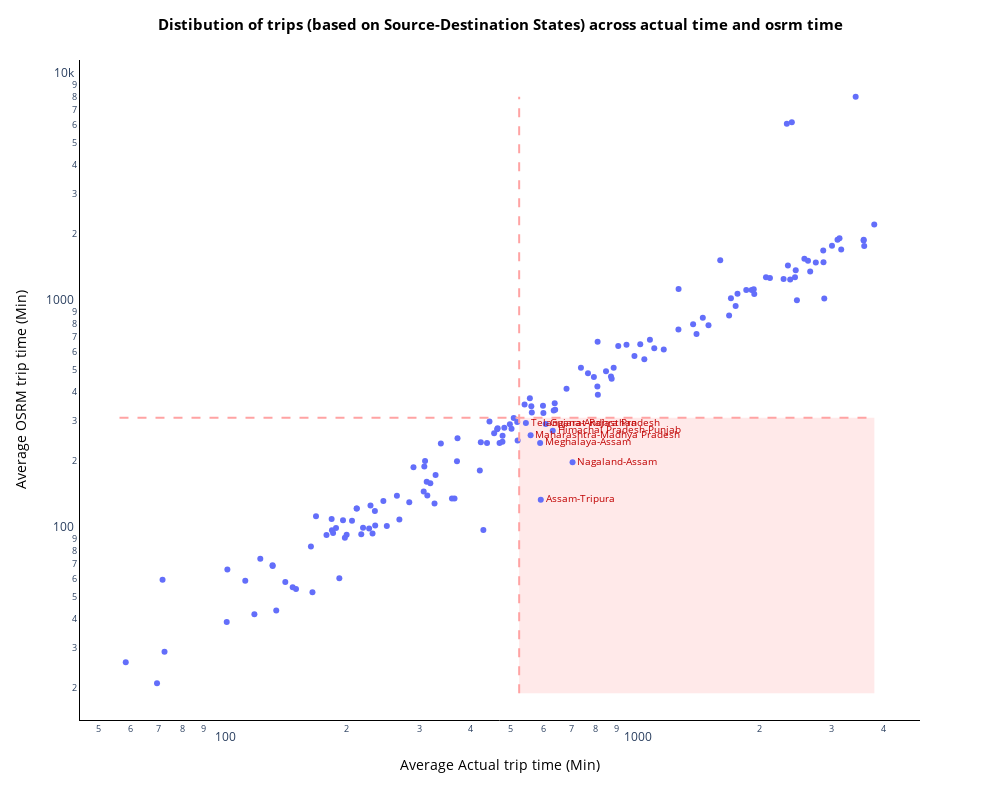

Here is the notebook cell this chart was saved with:
### Code cell
y0=t['avg_osrm_trip_time'].min()-2
y1=t['avg_osrm_trip_time'].max()+2

x0=t['avg_start_scan_to_end_scan_calculated'].min()-2
x1=t['avg_start_scan_to_end_scan_calculated'].max()+2
fig=px.scatter(
            data_frame=t
            , y='avg_osrm_trip_time'
            , x='avg_start_scan_to_end_scan_calculated'
            #, size='total_routes_scaled'
            #, color='Decline'
            #, color_discrete_map=color_map
            , height=800
            , width=1000
            , text='combo'
            ,log_y=True
            ,log_x=True
        )

fig.update_layout(paper_bgcolor='rgba(0,0,0,0)',plot_bgcolor='rgba(0,0,0,0)',
                  xaxis=dict(showgrid=False,title='Average Actual trip time (Min)'
                             #, range=[x0,x1+10]
                             #, tickvals=x_ticks
                             #, ticktext=["{}%".format(round(i*100,0)) for i in x_ticks]
                              
                            )
                  , xaxis_title_font=dict(color='black',size=14)
                  ,yaxis=dict(showgrid=False,title='Average OSRM trip time (Min)'
                            #, range=[y0-2,y1+2]
                            # , tickvals=y_ticks
                             #, ticktext=["${}".format(i) if i>=0 else "$({})".format(-1*i) for i in y_ticks]
                                )
                 , yaxis_title_font=dict(color='black',size=14)
                 , title={'text':'<b>Distibution of trips (based on Source-Destination States) across actual time and osrm time</b>'
                         , 'font':{'size':15,'color':'black'}}
                  ,title_x=0.5
                  #,legend=dict(title='',x=0.025,y=1,orientation='v',traceorder='normal')
                 )



fig.add_shape(type='line',x0=avg_time,y0=y0,x1=avg_time,y1=y1,line=dict(dash='dash',color='#FFA3A3'))
fig.add_shape(type='line',x0=x0,y0=avg_osrm_time,x1=x1,y1=avg_osrm_time,line=dict(dash='dash',color='#FFA3A3'))


fig.add_shape(type='path',path='M {} {} L {} {} L {} {} L {} {} Z'.format(avg_time,y0
                                                                       ,avg_time,avg_osrm_time
                                                                       ,x1,avg_osrm_time
                                                                       ,x1,y0)
               ,fillcolor='rgba(255,183,183,0.3)'
              ,layer='below',line=dict(width=0))

fig.update_traces( textfont_size=10,textposition='middle right',textfont_color='#C00000') #marker=dict(color=fraud_players['color'].values)
                 
fig.update_xaxes(showline=True,linewidth=1,linecolor='black')
fig.update_yaxes(showline=True,linewidth=1,linecolor='black')
#pio.write_image(fig,'Non_Efficient_states.png',scale=2)
fig.show()

### Figure 1 — Plotly figure (JSON) as saved in the notebook; plotly's stock layout.template omitted (floating-point values rounded to 4 significant figures; data arrays with more than 128 entries replaced by an {"elided": "..."} marker saying what was removed)
{"data": [{"hovertemplate": "avg_start_scan_to_end_scan_calculated=%{x}<br>avg_osrm_trip_time=%{y}<br>combo=%{text}<extra></extra>", "legendgroup": "", "marker": {"color": "#636efa", "symbol": "circle"}, "mode": "markers+text", "name": "", "orientation": "v", "showlegend": false, "text": {"elided": "149 str values"}, "textfont": {"color": "#C00000", "size": 10}, "textposition": "middle right", "type": "scatter", "x": {"elided": "149 float values"}, "xaxis": "x", "y": {"elided": "149 float values"}, "yaxis": "y"}], "layout": {"height": 800, "legend": {"tracegroupgap": 0}, "margin": {"t": 60}, "paper_bgcolor": "rgba(0, 0, 0, 0)", "plot_bgcolor": "rgba(0, 0, 0, 0)", "shapes": [{"line": {"color": "#FFA3A3", "dash": "dash"}, "type": "line", "x0": 523.9, "x1": 523.9, "y0": 18.87, "y1": 8016.0}, {"line": {"color": "#FFA3A3", "dash": "dash"}, "type": "line", "x0": 56.28, "x1": 3804, "y0": 308.9, "y1": 308.9}, {"fillcolor": "rgba(255,183,183,0.3)", "layer": "below", "line": {"width": 0}, "path": "M 523.8983050847457 18.866976902202115 L 523.8983050847457 308.85052556409306 L 3804.0 308.85052556409306 L 3804.0 18.866976902202115 Z", "type": "path"}], "title": {"font": {"color": "black", "size": 15}, "text": "<b>Distibution of trips (based on Source-Destination States) across actual time and osrm time</b>", "x": 0.5}, "width": 1000, "xaxis": {"anchor": "y", "autorange": true, "domain": [0, 1], "linecolor": "black", "linewidth": 1, "range": [1.655, 3.691], "showgrid": false, "showline": true, "title": {"font": {"color": "black", "size": 14}, "text": "Average Actual trip time (Min)"}, "type": "log"}, "yaxis": {"anchor": "x", "autorange": true, "domain": [0, 1], "linecolor": "black", "linewidth": 1, "range": [1.158, 4.066], "showgrid": false, "showline": true, "title": {"font": {"color": "black", "size": 14}, "text": "Average OSRM trip time (Min)"}, "type": "log"}}}
